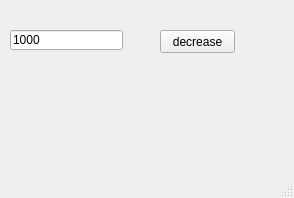
<?xml version="1.0" encoding="UTF-8"?>
<ui version="4.0">
 <class>MainWindow</class>
 <widget class="QMainWindow" name="MainWindow">
  <property name="geometry">
   <rect>
    <x>0</x>
    <y>0</y>
    <width>294</width>
    <height>198</height>
   </rect>
  </property>
  <property name="windowTitle">
   <string>MainWindow</string>
  </property>
  <widget class="QWidget" name="centralwidget">
   <widget class="QLineEdit" name="le">
    <property name="geometry">
     <rect>
      <x>10</x>
      <y>30</y>
      <width>113</width>
      <height>20</height>
     </rect>
    </property>
    <property name="text">
     <string>1000</string>
    </property>
   </widget>
   <widget class="QPushButton" name="pushButton">
    <property name="geometry">
     <rect>
      <x>160</x>
      <y>30</y>
      <width>75</width>
      <height>23</height>
     </rect>
    </property>
    <property name="text">
     <string>decrease</string>
    </property>
   </widget>
  </widget>
  <widget class="QMenuBar" name="menubar">
   <property name="geometry">
    <rect>
     <x>0</x>
     <y>0</y>
     <width>294</width>
     <height>21</height>
    </rect>
   </property>
  </widget>
  <widget class="QStatusBar" name="statusbar"/>
 </widget>
 <resources/>
 <connections/>
</ui>
